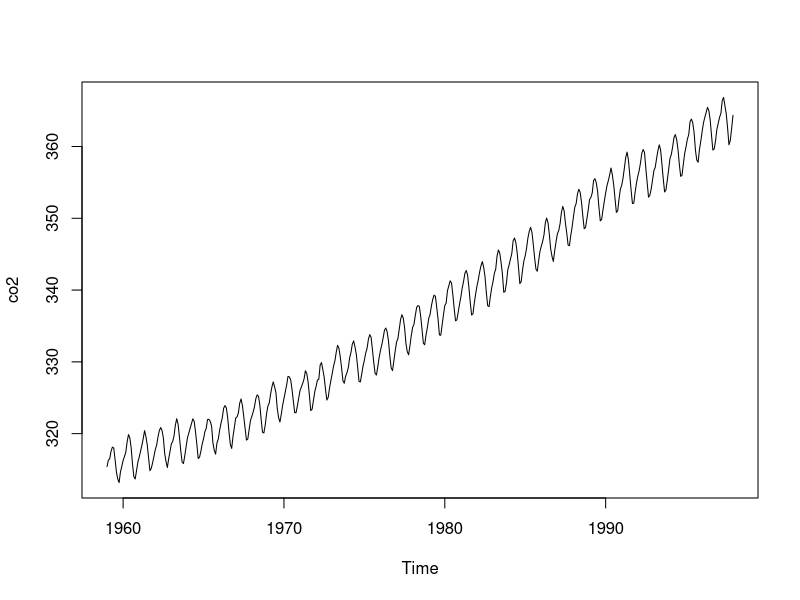
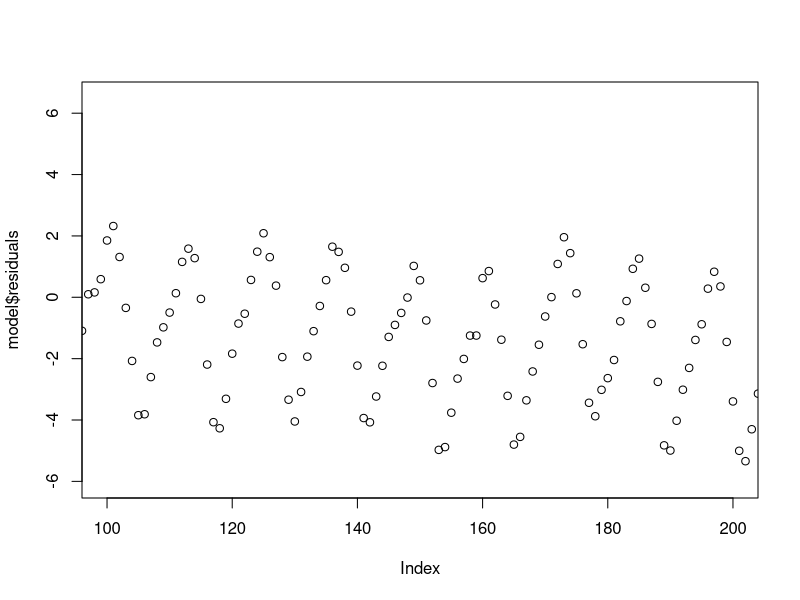
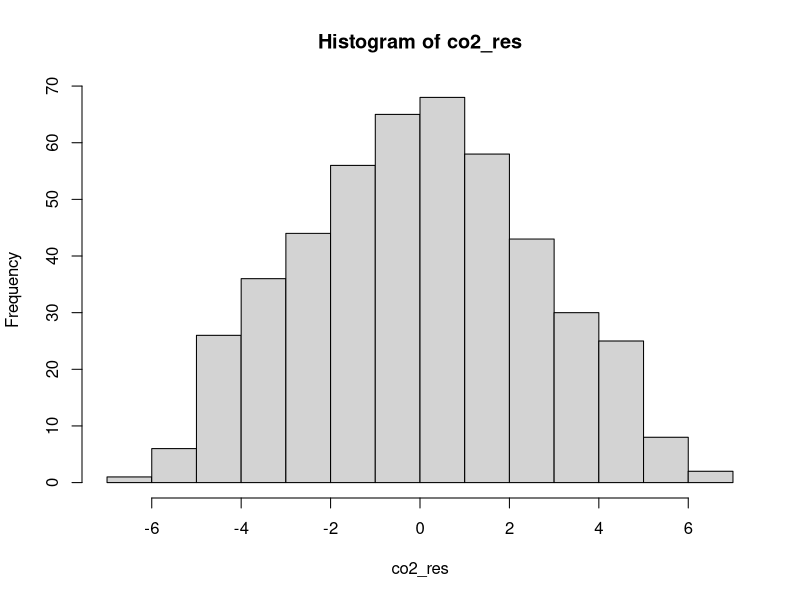
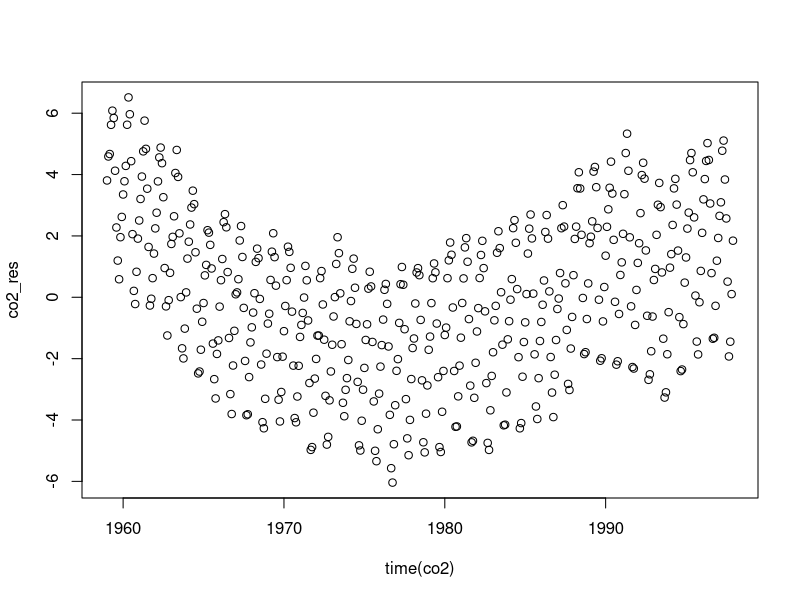
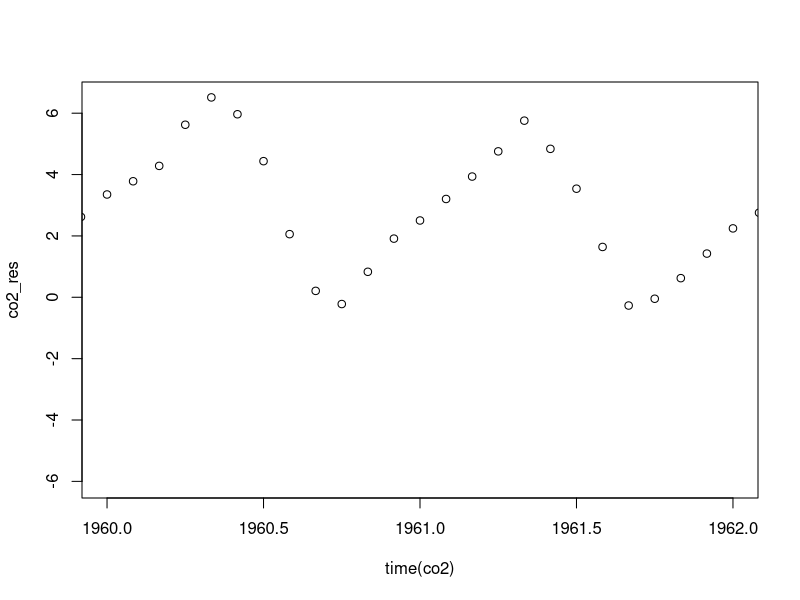
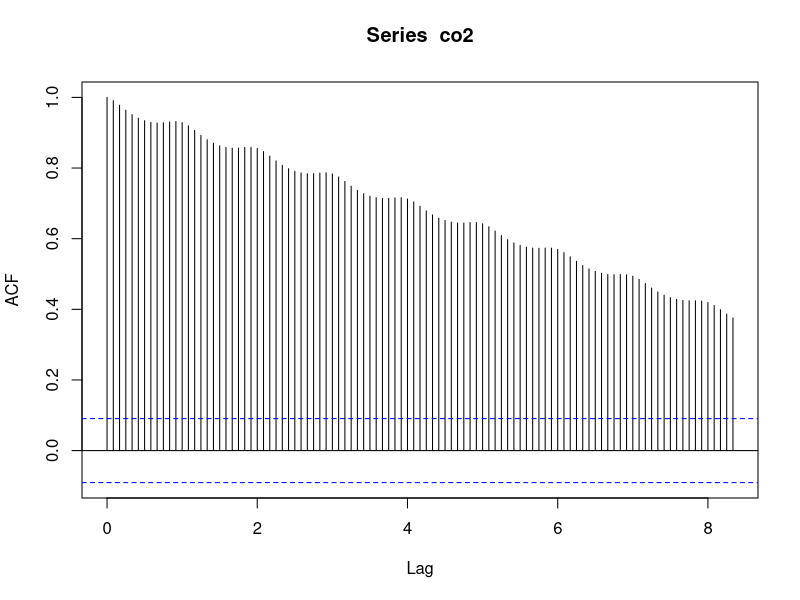
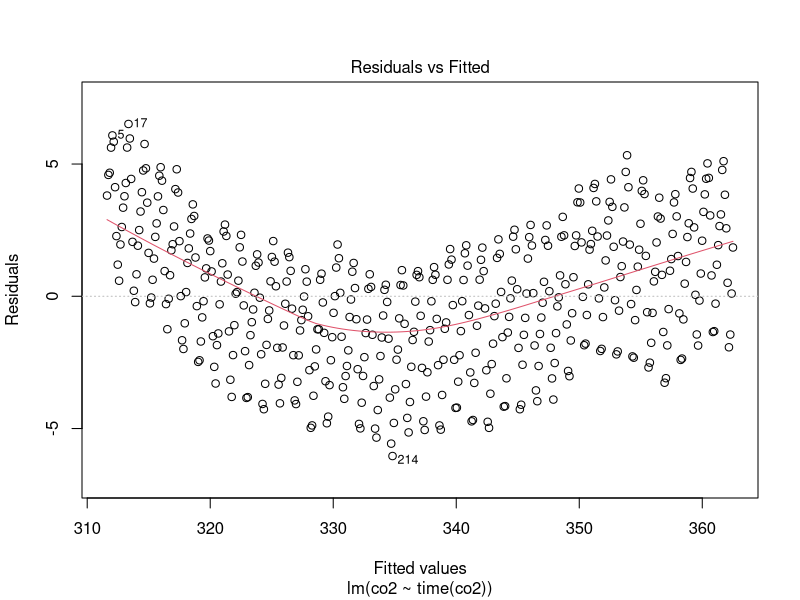
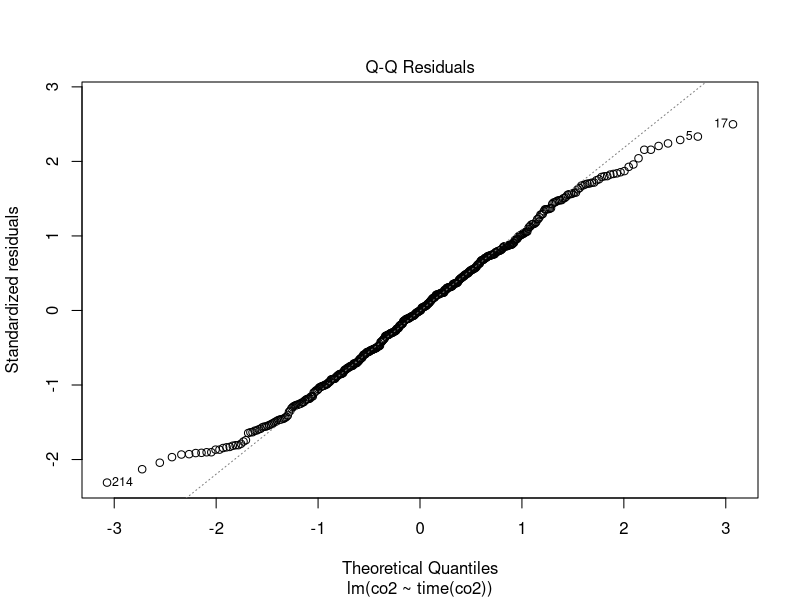

The R script that drew these images, in order:
# show all built-in data
data()

# plot co2 data
plot(co2)

# summary about the data
help(co2)

# compute summary stats
summary(co2)

# extract time
time(co2)

# create lm
model <- lm(co2 ~ time(co2))

time(residuals(model))

plot(model$residuals, xlim = c(100, 200))

# plot residuals hist
co2_res <- resid(model)
hist(co2_res)
co2_res

# residual timeplot
plot(co2_res ~ time(co2))
# oscillator behaviour
plot(co2_res ~ time(co2), xlim=c(1960,1962))

# autocorr
acf(co2, lag.max = 100)

plot(model)
model

# qq plot by hand
# number of obs
n <- length(co2)
n
r <- order(order(co2))
r
p <- (r - 1/2) / n
p
y <- qnorm(p)
y
plot(y)
plot(co2,y)

# qnorm gives the quantile/percentile 
# e.g. qnorm of 0.5 is the position of the median in a normal distribution, so 0
qnorm(0.5)
qnorm(c(0.25,0.5,0.75,0.94))
data <- rnorm(2000)
plot(data)
hist(data)
quantile(data)
quantile(data, c(0.25,0.5,0.75,0.94))

# nice explantion: https://data.library.virginia.edu/understanding-q-q-plots/
model$residuals
